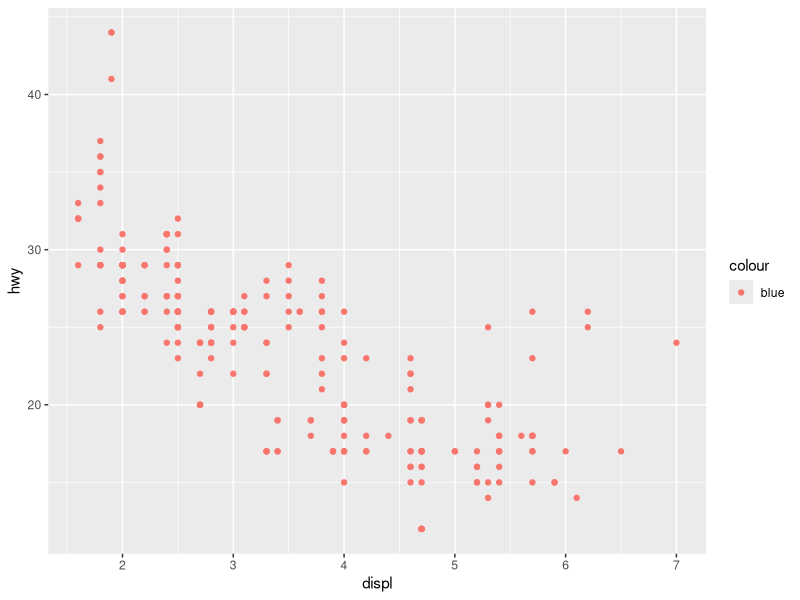
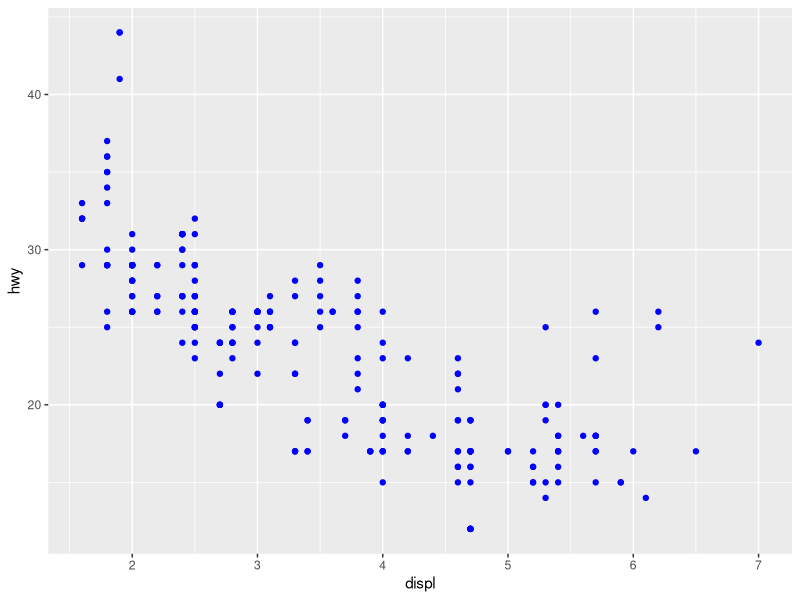
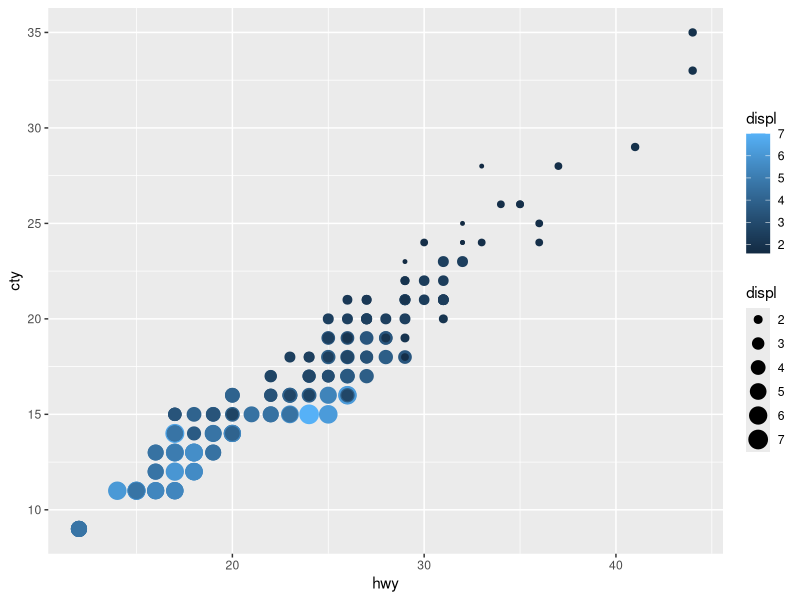

Source code (R) for these figures, in order:
## ---- chunk 1
knitr::opts_chunk$set(echo = TRUE)
## ---- chunk 2
    library(ggplot2)
    ggplot(data = mpg) + 
      geom_point(mapping = aes(x = displ, y = hwy, color = "blue"))
## ---- chunk 3
    library(ggplot2)
    ggplot(data = mpg) + 
      geom_point(mapping = aes(x = displ, y = hwy), color = "blue")
## ---- chunk 4
  library(ggplot2)
  df = mpg
  head(df)
## ---- chunk 5
  library(ggplot2)
  ggplot(data=mpg) +
    geom_point(mapping = aes(x = hwy, y = cty, color = displ, size = displ))
